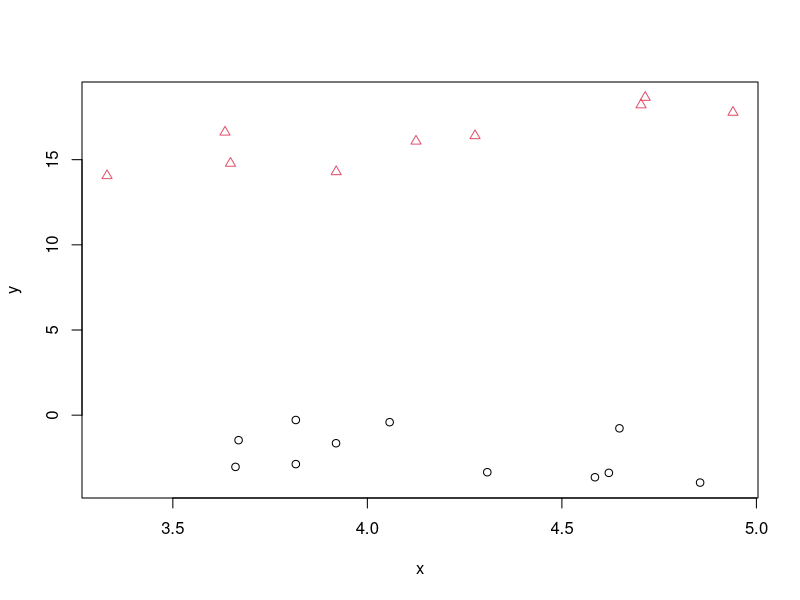
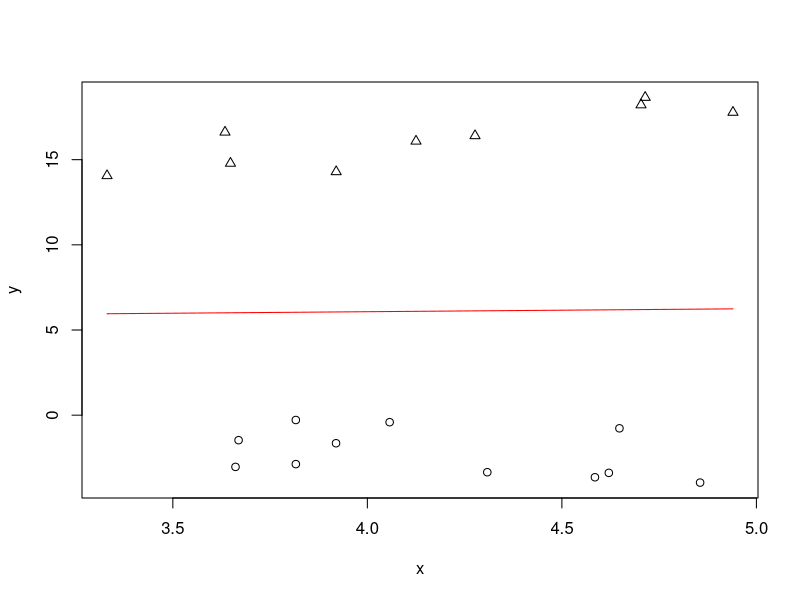
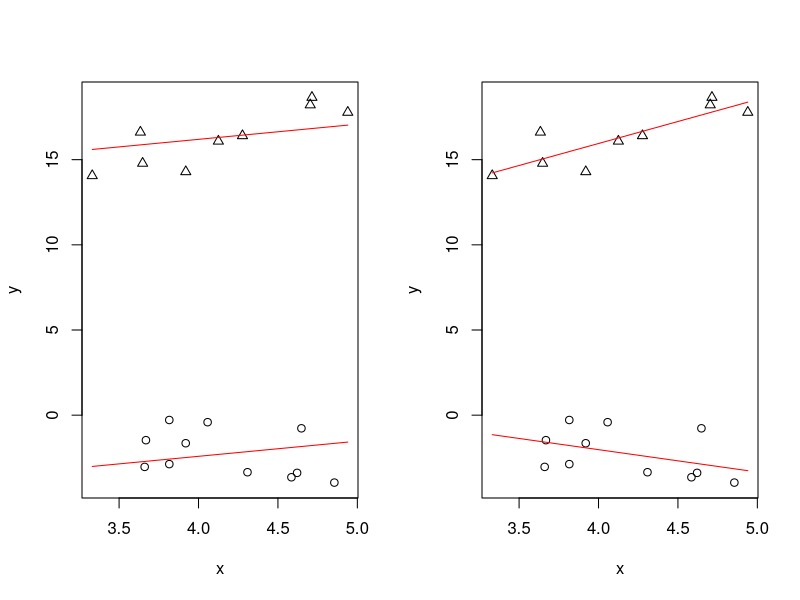
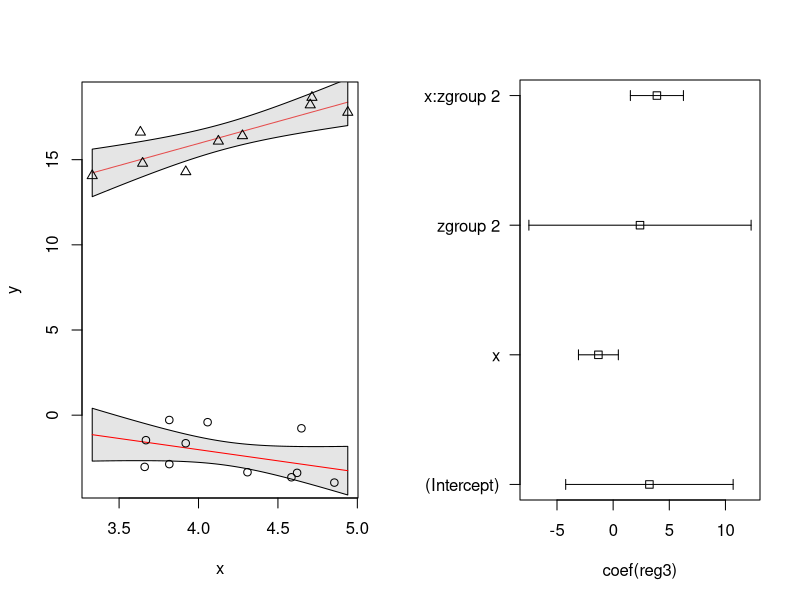

The R source for these figures, in order:
## ---- chunk 1
x <- runif(20, 3, 5)
z <- factor(rbinom(20, 1, 0.5), labels = c("group 1", "group 2"))
(y <- rnorm(20, mean = as.integer(z)*2 + x*(as.integer(z)-1)*4 + x*-1))
## ---- chunk 2
plot(y~x, pch = as.integer(z), col = as.integer(z))
## ---- chunk 3
xnew <- seq(from = min(x), to = max(x), length.out = 100)
znew <- factor(c("group 1", "group 2"))
newdata <- expand.grid(x = xnew, z = znew)
## ---- chunk 4
reg1 <- lm(y~x)
reg2 <- lm(y~x+z)
reg3 <- lm(y~x*z)
## ---- chunk 5
predictions1 <- predict(reg1, newdata = newdata)
plot(y ~ x, ylim = range(c(y, predictions1)), pch = as.integer(z))
lines(predictions1 ~ newdata$x, col = "red")
## ---- chunk 6
par(mfrow=c(1,2))
predictions2 <- predict(reg2, newdata = newdata)
plot(y ~ x, ylim = range(c(y, predictions2)), pch = as.integer(z))
lines(predictions2[newdata$z=="group 1"] ~ xnew, col = "red")
lines(predictions2[newdata$z=="group 2"] ~ xnew, col = "red")

predictions3 <- predict(reg3, newdata = newdata)
plot(y ~ x, ylim = range(c(y, predictions3)), pch = as.integer(z))
lines(predictions3[newdata$z=="group 1"] ~ xnew, col = "red")
lines(predictions3[newdata$z=="group 2"] ~ xnew, col = "red")
## ---- chunk 7
predictions3 <- predict(reg3, newdata = newdata, se.fit = TRUE)
plot(y ~ x, ylim = range(c(y, predictions3)), type = "n")
predictions3$LI <- predictions3$fit - predictions3$se.fit*1.96
predictions3$UI <- predictions3$fit + predictions3$se.fit*1.96

polygon(c(newdata$x[newdata$z=="group 1"], rev(newdata$x[newdata$z=="group 1"])), 
        c(predictions3$LI[newdata$z=="group 1"], rev(predictions3$UI[newdata$z=="group 1"])),
        , col = adjustcolor("grey", 0.4))
lines(predictions3$fit[newdata$z=="group 1"] ~ xnew, col = "red")

lines(predictions3$fit[newdata$z=="group 2"] ~ xnew, col = "red")
polygon(c(newdata$x[newdata$z=="group 2"], rev(newdata$x[newdata$z=="group 2"])), 
        c(predictions3$LI[newdata$z=="group 2"], rev(predictions3$UI[newdata$z=="group 2"])),
        , col = adjustcolor("grey", 0.4))

points(y~x, pch = as.integer(z))
## ---- chunk 8
par(mar = c(5, 6, 4, 2))
CI <- confint(reg3)
stripchart(coef(reg3)~factor(names(coef(reg3)), levels = names(coef(reg3))), las = 1, xlim = c(min(CI), max(CI)))
arrows(x0 = CI[,1], x1 = CI[,2], y0 = 1:nrow(CI), y1 = 1:nrow(CI), angle = 90, code = 3, length = 0.05)
